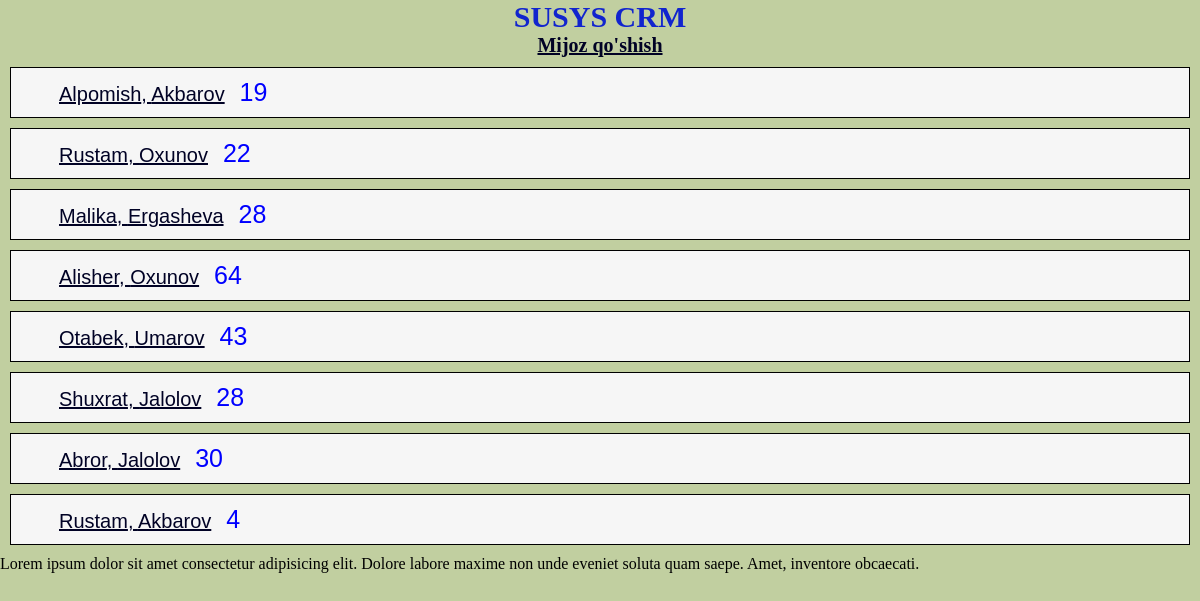
Page /leads/ on the earlier database version.
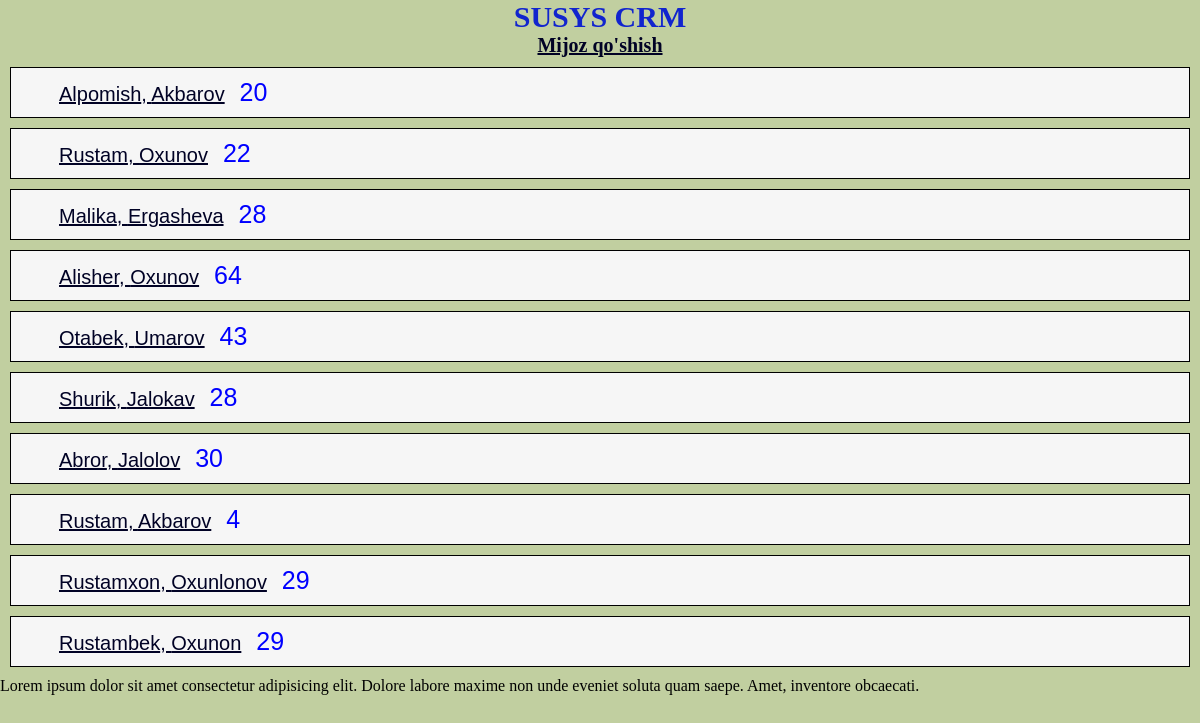
Same page on the later database version.
### leads/models.py (models this page shows, shortened)
class Lead(models.Model):
  fristName = models.CharField(max_length=20)
  lastName = models.CharField(max_length=20)
  age = models.IntegerField(default=0)
  email = models.EmailField(max_length=50)
  agent = models.ForeignKey("Agent", blank = True, on_delete=models.CASCADE)

### leads/views.py (the view)
# urls.py: path('', leads_list),
def leads_list(request):
  leads = models.Lead.objects.all()
  context = {
    "leads": leads,
  }
  return render(request, "leads_list.html", context)

### template/leads_list.html (shortened to what this page needs)
<!DOCTYPE html>
<html lang="en">
<head>
  <link rel="stylesheet" href="/static/css/main.css">
</head>
<body>
  <h1>SUSYS CRM</h1>
  <h3><a href="/leads/create/">Mijoz qo'shish</a></h3>
  {% for lead in leads %}
  <div class="mijoz">
    <a href="/leads/{{ lead.pk }}/ ">{{ lead.fristName }}, {{ lead.lastName }}</a>
    {{ lead.age }}
  </div>
  {% endfor %}
  <p>
    Lorem ipsum dolor sit amet consectetur adipisicing elit. Dolore labore maxime non unde eveniet soluta quam saepe.
    Amet, inventore obcaecati.
  </p>
</body>
</html>

Differences in the rows shown:
changed Lead "Alpomish": age "19" → "20"
changed Lead: fristName "Shuxrat" → "Shurik"; lastName "Jalolov" → "Jalokav"
added Lead: fristName "Rustamxon", lastName "Oxunlonov", age "29"
added Lead: fristName "Rustambek", lastName "Oxunon", age "29"
